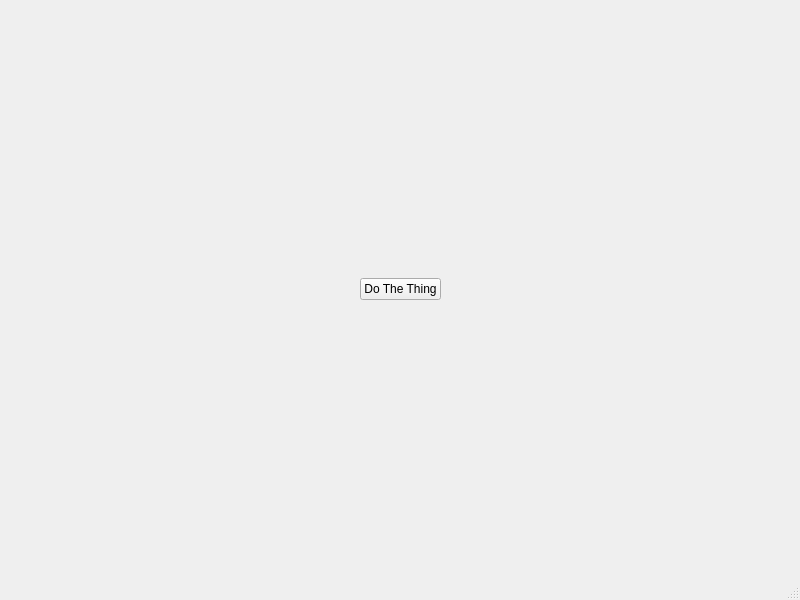
<?xml version="1.0" encoding="UTF-8"?>
<ui version="4.0">
 <class>WindowMain</class>
 <widget class="QMainWindow" name="WindowMain">
  <property name="geometry">
   <rect>
    <x>0</x>
    <y>0</y>
    <width>800</width>
    <height>600</height>
   </rect>
  </property>
  <property name="windowTitle">
   <string>WindowMain</string>
  </property>
  <widget class="QWidget" name="centralwidget">
   <layout class="QHBoxLayout" name="horizontalLayout">
    <item>
     <spacer name="horizontalSpacer_2">
      <property name="orientation">
       <enum>Qt::Horizontal</enum>
      </property>
      <property name="sizeHint" stdset="0">
       <size>
        <width>40</width>
        <height>20</height>
       </size>
      </property>
     </spacer>
    </item>
    <item>
     <widget class="QPushButton" name="pushButton">
      <property name="text">
       <string>Do The Thing</string>
      </property>
     </widget>
    </item>
    <item>
     <spacer name="horizontalSpacer">
      <property name="orientation">
       <enum>Qt::Horizontal</enum>
      </property>
      <property name="sizeHint" stdset="0">
       <size>
        <width>40</width>
        <height>20</height>
       </size>
      </property>
     </spacer>
    </item>
   </layout>
  </widget>
  <widget class="QMenuBar" name="menubar">
   <property name="geometry">
    <rect>
     <x>0</x>
     <y>0</y>
     <width>800</width>
     <height>23</height>
    </rect>
   </property>
  </widget>
  <widget class="QStatusBar" name="statusbar"/>
 </widget>
 <resources/>
 <connections/>
</ui>
